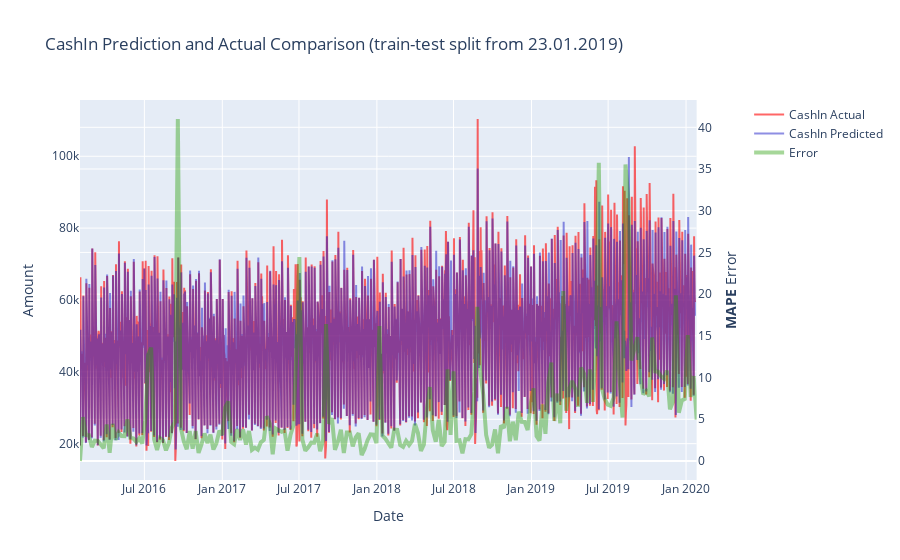

Notebook code for this chart:
### Code cell
draw_model_error(forest, X, y, split_from=X_train.index[-1])

### Figure 1 — Plotly figure (JSON) as saved in the notebook; plotly's stock layout.template omitted (floating-point values rounded to 4 significant figures; data arrays with more than 128 entries replaced by an {"elided": "..."} marker saying what was removed)
{"data": [{"line": {"color": "rgba(255,0,0,0.6)"}, "name": "CashIn Actual", "type": "scatter", "x": {"elided": "1453 str values"}, "xaxis": "x", "y": {"elided": "1453 float values"}, "yaxis": "y"}, {"line": {"color": "rgba(30,30,200,0.5)"}, "name": "CashIn Predicted", "type": "scatter", "x": {"elided": "1453 str values"}, "xaxis": "x", "y": {"elided": "1453 float values"}, "yaxis": "y"}, {"line": {"color": "rgba(34, 155, 0, 0.4)", "width": 4}, "name": "Error", "type": "scatter", "x": {"elided": "209 str values"}, "xaxis": "x", "y": {"elided": "209 float values"}, "yaxis": "y2"}], "layout": {"title": {"text": "CashIn Prediction and Actual Comparison (train-test split from 23.01.2019)"}, "xaxis": {"anchor": "y", "domain": [0, 0.94], "title": {"text": "Date"}}, "yaxis": {"anchor": "x", "domain": [0, 1], "title": {"text": "Amount"}}, "yaxis2": {"anchor": "x", "overlaying": "y", "side": "right", "title": {"text": "<b>MAPE</b> Error"}}}}
